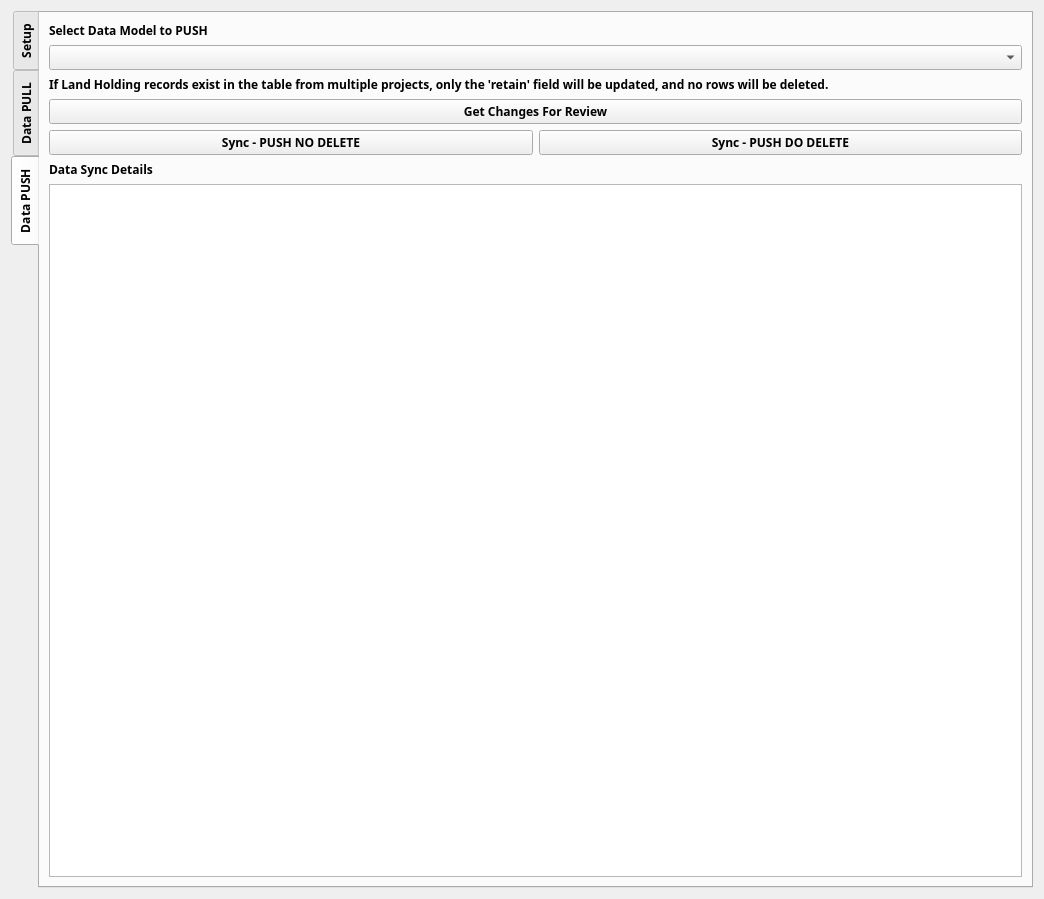
<?xml version="1.0" encoding="UTF-8"?>
<ui version="4.0">
 <class>GeodbIODialogBase</class>
 <widget class="QDialog" name="GeodbIODialogBase">
  <property name="geometry">
   <rect>
    <x>0</x>
    <y>0</y>
    <width>1044</width>
    <height>899</height>
   </rect>
  </property>
  <property name="windowTitle">
   <string>Geodb.io Connection</string>
  </property>
  <layout class="QHBoxLayout" name="horizontalLayout">
   <item>
    <widget class="QTabWidget" name="tabWidget">
     <property name="font">
      <font>
       <family>Arial Black</family>
       <weight>75</weight>
       <bold>true</bold>
      </font>
     </property>
     <property name="contextMenuPolicy">
      <enum>Qt::ActionsContextMenu</enum>
     </property>
     <property name="autoFillBackground">
      <bool>true</bool>
     </property>
     <property name="tabPosition">
      <enum>QTabWidget::West</enum>
     </property>
     <property name="tabShape">
      <enum>QTabWidget::Rounded</enum>
     </property>
     <property name="currentIndex">
      <number>2</number>
     </property>
     <property name="iconSize">
      <size>
       <width>32</width>
       <height>32</height>
      </size>
     </property>
     <property name="elideMode">
      <enum>Qt::ElideNone</enum>
     </property>
     <widget class="QWidget" name="login_tab">
      <attribute name="icon">
       <iconset>
        <normaloff>icons/key.png</normaloff>icons/key.png</iconset>
      </attribute>
      <attribute name="title">
       <string>Setup</string>
      </attribute>
      <layout class="QVBoxLayout" name="verticalLayout">
       <item>
        <widget class="QLabel" name="login_status">
         <property name="font">
          <font>
           <family>Arial Black</family>
           <pointsize>12</pointsize>
           <weight>75</weight>
           <bold>true</bold>
           <underline>true</underline>
          </font>
         </property>
         <property name="text">
          <string>Checking login status</string>
         </property>
        </widget>
       </item>
       <item>
        <layout class="QGridLayout" name="gridLayout_2">
         <item row="0" column="0">
          <widget class="QLabel" name="label">
           <property name="text">
            <string>Selected Company</string>
           </property>
          </widget>
         </item>
         <item row="0" column="1">
          <widget class="QLabel" name="label_2">
           <property name="text">
            <string>Selected Project</string>
           </property>
          </widget>
         </item>
         <item row="1" column="0">
          <widget class="QComboBox" name="companyBox"/>
         </item>
         <item row="1" column="1">
          <widget class="QComboBox" name="projectBox"/>
         </item>
        </layout>
       </item>
       <item>
        <layout class="QGridLayout" name="gridLayout">
         <item row="0" column="0">
          <widget class="QPushButton" name="set_company">
           <property name="autoFillBackground">
            <bool>false</bool>
           </property>
           <property name="text">
            <string>Set Company</string>
           </property>
          </widget>
         </item>
         <item row="0" column="1">
          <widget class="QPushButton" name="set_project">
           <property name="text">
            <string>Set Project</string>
           </property>
          </widget>
         </item>
        </layout>
       </item>
       <item>
        <widget class="QLabel" name="access_level">
         <property name="font">
          <font>
           <family>Arial Black</family>
           <pointsize>10</pointsize>
           <weight>75</weight>
           <bold>true</bold>
           <underline>false</underline>
          </font>
         </property>
         <property name="text">
          <string>My access level:</string>
         </property>
        </widget>
       </item>
       <item>
        <layout class="QGridLayout" name="gridLayout_5">
         <item row="0" column="0">
          <widget class="QLabel" name="label_3">
           <property name="text">
            <string>Geopackage file location</string>
           </property>
          </widget>
         </item>
         <item row="1" column="0">
          <widget class="QLineEdit" name="gpkg_filepath"/>
         </item>
         <item row="1" column="1">
          <widget class="QPushButton" name="gpkg_browse">
           <property name="text">
            <string>...</string>
           </property>
          </widget>
         </item>
        </layout>
       </item>
       <item>
        <widget class="QPushButton" name="gpkg_checkfile">
         <property name="toolTip">
          <string>&lt;html&gt;&lt;head/&gt;&lt;body&gt;&lt;p&gt;Will check the file location. If the file is not found it will be created. The database will be queried and all of the land holding data for the selected company and project will be added to the  geopackage.&lt;/p&gt;&lt;/body&gt;&lt;/html&gt;</string>
         </property>
         <property name="text">
          <string>Check / Create geopackage</string>
         </property>
        </widget>
       </item>
       <item>
        <widget class="QPushButton" name="logout_submit">
         <property name="text">
          <string>Logout</string>
         </property>
        </widget>
       </item>
       <item>
        <layout class="QGridLayout" name="loginLayout">
         <item row="0" column="0">
          <widget class="QLabel" name="email_label">
           <property name="text">
            <string>Email</string>
           </property>
          </widget>
         </item>
         <item row="0" column="1">
          <widget class="QLineEdit" name="email_input"/>
         </item>
         <item row="1" column="0">
          <widget class="QLabel" name="password_label">
           <property name="text">
            <string>Password</string>
           </property>
          </widget>
         </item>
         <item row="1" column="1">
          <widget class="QLineEdit" name="password_input">
           <property name="echoMode">
            <enum>QLineEdit::Password</enum>
           </property>
          </widget>
         </item>
         <item row="2" column="1">
          <widget class="QDialogButtonBox" name="login_submit">
           <property name="orientation">
            <enum>Qt::Horizontal</enum>
           </property>
           <property name="standardButtons">
            <set>QDialogButtonBox::Apply</set>
           </property>
           <property name="centerButtons">
            <bool>false</bool>
           </property>
          </widget>
         </item>
        </layout>
       </item>
       <item>
        <widget class="QTextBrowser" name="LandHolding_message_2"/>
       </item>
      </layout>
     </widget>
     <widget class="QWidget" name="datapull_tab">
      <attribute name="icon">
       <iconset>
        <normaloff>icons/download.png</normaloff>icons/download.png</iconset>
      </attribute>
      <attribute name="title">
       <string>Data PULL</string>
      </attribute>
      <layout class="QVBoxLayout" name="verticalLayout_3">
       <item>
        <widget class="QLabel" name="label_4">
         <property name="text">
          <string>Select Data Model</string>
         </property>
        </widget>
       </item>
       <item>
        <widget class="QComboBox" name="pull_modelBox"/>
       </item>
       <item>
        <widget class="QCheckBox" name="pullCompanyLand">
         <property name="text">
          <string>Include all Company Level Land Holdings</string>
         </property>
        </widget>
       </item>
       <item>
        <layout class="QGridLayout" name="assayMergeOptions">
         <item row="9" column="0">
          <widget class="QComboBox" name="assay_mergeBox"/>
         </item>
         <item row="9" column="1">
          <widget class="QLineEdit" name="only_elsList">
           <property name="placeholderText">
            <string>Au, Ag, Cu,</string>
           </property>
          </widget>
         </item>
         <item row="8" column="0">
          <widget class="QLabel" name="label_9">
           <property name="text">
            <string>How to merge:</string>
           </property>
          </widget>
         </item>
         <item row="7" column="1">
          <widget class="QDoubleSpinBox" name="bdl_ratioBox">
           <property name="toolTip">
            <string>&lt;html&gt;&lt;head/&gt;&lt;body&gt;&lt;p&gt;To convert a BDL (below detection limit) value into something larger than 0 for calculation purposes, you can choose to multiply the BDL by a value between 0 and 1. 0.5 is common. BDL values are stored as -1 in the database.&lt;/p&gt;&lt;/body&gt;&lt;/html&gt;</string>
           </property>
           <property name="maximum">
            <double>1.000000000000000</double>
           </property>
           <property name="singleStep">
            <double>0.100000000000000</double>
           </property>
          </widget>
         </item>
         <item row="7" column="0">
          <widget class="QComboBox" name="merge_unitBox"/>
         </item>
         <item row="8" column="1">
          <widget class="QLabel" name="only_elsLabel">
           <property name="text">
            <string>Only include listed elements</string>
           </property>
          </widget>
         </item>
         <item row="2" column="0">
          <widget class="QLabel" name="label_10">
           <property name="text">
            <string>Applies to: PointSample, DrillSample models only</string>
           </property>
          </widget>
         </item>
         <item row="6" column="0">
          <widget class="QLabel" name="label_11">
           <property name="text">
            <string>Units to show merged assays in:</string>
           </property>
          </widget>
         </item>
         <item row="6" column="1">
          <widget class="QLabel" name="label_8">
           <property name="text">
            <string>Ratio to multiply method DL</string>
           </property>
          </widget>
         </item>
         <item row="3" column="0">
          <widget class="QCheckBox" name="include_mergeCheckBox">
           <property name="toolTip">
            <string>&lt;html&gt;&lt;head/&gt;&lt;body&gt;&lt;p&gt;Will add extra fields for each element. For example, if you have gold values from 4 different methods, this will combine those 4 into one value based upon your selection, either taking the highest, the average, or the lowest. &lt;/p&gt;&lt;/body&gt;&lt;/html&gt;</string>
           </property>
           <property name="text">
            <string>Include Merged Assays</string>
           </property>
          </widget>
         </item>
         <item row="3" column="1">
          <widget class="QCheckBox" name="convert_bdlCheckBox">
           <property name="text">
            <string>convert BDL values</string>
           </property>
          </widget>
         </item>
        </layout>
       </item>
       <item>
        <widget class="QFrame" name="frame">
         <property name="frameShape">
          <enum>QFrame::StyledPanel</enum>
         </property>
         <property name="frameShadow">
          <enum>QFrame::Raised</enum>
         </property>
        </widget>
       </item>
       <item>
        <widget class="QPushButton" name="model_pull">
         <property name="toolTip">
          <string>&lt;html&gt;&lt;head/&gt;&lt;body&gt;&lt;p&gt;This will query the database for new information. Any changes you have made to existing rows will be overwritten. New rows from the database will be added to your local geopackage. NEW ROWS YOU HAVE ADDED LOCALLY WILL NOT BE AFFECTED BY THIS.&lt;/p&gt;&lt;/body&gt;&lt;/html&gt;</string>
         </property>
         <property name="text">
          <string>Sync - pull only</string>
         </property>
        </widget>
       </item>
       <item>
        <widget class="QLabel" name="label_5">
         <property name="text">
          <string>Data Sync Details</string>
         </property>
        </widget>
       </item>
       <item>
        <widget class="QTextBrowser" name="pull_message"/>
       </item>
      </layout>
     </widget>
     <widget class="QWidget" name="point_samples_tab">
      <attribute name="icon">
       <iconset>
        <normaloff>icons/upload.png</normaloff>icons/upload.png</iconset>
      </attribute>
      <attribute name="title">
       <string>Data PUSH</string>
      </attribute>
      <layout class="QVBoxLayout" name="verticalLayout_2">
       <item>
        <widget class="QLabel" name="label_6">
         <property name="text">
          <string>Select Data Model to PUSH</string>
         </property>
        </widget>
       </item>
       <item>
        <widget class="QComboBox" name="push_modelBox"/>
       </item>
       <item>
        <widget class="QLabel" name="pushLandHoldingNote">
         <property name="text">
          <string>If Land Holding records exist in the table from multiple projects, only the 'retain' field will be updated, and no rows will be deleted.</string>
         </property>
        </widget>
       </item>
       <item>
        <widget class="QPushButton" name="model_push_getChanges">
         <property name="text">
          <string>Get Changes For Review</string>
         </property>
        </widget>
       </item>
       <item>
        <layout class="QGridLayout" name="gridLayout_4">
         <item row="0" column="0">
          <widget class="QPushButton" name="model_push_noDelete">
           <property name="toolTip">
            <string>&lt;html&gt;&lt;head/&gt;&lt;body&gt;&lt;p&gt;This will push all of your local changes and any new rows you have created to the database. If there are rows in the database that do not match rows here, THEY WILL BE IGNORED. &lt;/p&gt;&lt;/body&gt;&lt;/html&gt;</string>
           </property>
           <property name="text">
            <string>Sync - PUSH NO DELETE</string>
           </property>
          </widget>
         </item>
         <item row="0" column="1">
          <widget class="QPushButton" name="model_push_doDelete">
           <property name="toolTip">
            <string>&lt;html&gt;&lt;head/&gt;&lt;body&gt;&lt;p&gt;This will push all of your local changes and any new rows you have created to the database. If there are rows in the database that do not match rows here, THEY WILL BE DELETED!&lt;/p&gt;&lt;/body&gt;&lt;/html&gt;</string>
           </property>
           <property name="text">
            <string>Sync - PUSH DO DELETE</string>
           </property>
          </widget>
         </item>
        </layout>
       </item>
       <item>
        <widget class="QLabel" name="label_7">
         <property name="text">
          <string>Data Sync Details</string>
         </property>
        </widget>
       </item>
       <item>
        <widget class="QTextBrowser" name="push_message"/>
       </item>
      </layout>
     </widget>
    </widget>
   </item>
  </layout>
 </widget>
 <resources/>
 <connections>
  <connection>
   <sender>login_submit</sender>
   <signal>rejected()</signal>
   <receiver>GeodbIODialogBase</receiver>
   <slot>reject()</slot>
   <hints>
    <hint type="sourcelabel">
     <x>20</x>
     <y>20</y>
    </hint>
    <hint type="destinationlabel">
     <x>20</x>
     <y>20</y>
    </hint>
   </hints>
  </connection>
  <connection>
   <sender>login_submit</sender>
   <signal>accepted()</signal>
   <receiver>GeodbIODialogBase</receiver>
   <slot>accept()</slot>
   <hints>
    <hint type="sourcelabel">
     <x>20</x>
     <y>20</y>
    </hint>
    <hint type="destinationlabel">
     <x>20</x>
     <y>20</y>
    </hint>
   </hints>
  </connection>
 </connections>
</ui>
